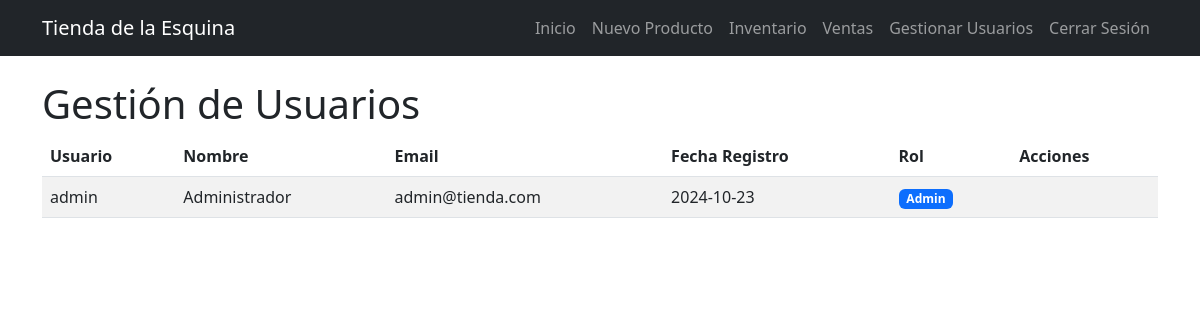
/admin/usuarios (signed in), run on an earlier commit of the app's database.
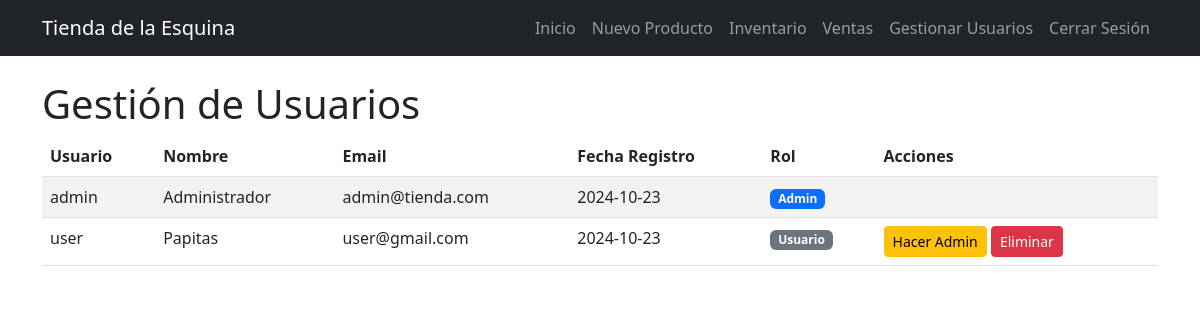
And on a later commit of the database.
### app.py (models this page shows)
class Usuario(db.Model):
    id = db.Column(db.Integer, primary_key=True)
    username = db.Column(db.String(80), unique=True, nullable=False)
    password = db.Column(db.String(120), nullable=False)
    email = db.Column(db.String(120), unique=True, nullable=False)
    nombre = db.Column(db.String(100))
    es_admin = db.Column(db.Boolean, default=False)
    fecha_registro = db.Column(db.DateTime, default=datetime.utcnow)
    ventas = db.relationship('Venta', backref='usuario', lazy=True)

### app.py (the view)
@app.route('/admin/usuarios')
@admin_required
def admin_usuarios():
    usuarios = Usuario.query.all()
    return render_template('admin_usuarios.html', usuarios=usuarios)

### app.py (called while the page is built)
def admin_required(f):
    @wraps(f)
    def decorated_function(*args, **kwargs):
        if 'usuario_id' not in session:
            flash('Por favor inicia sesión para acceder')
            return redirect(url_for('login'))
        usuario = Usuario.query.get(session['usuario_id'])
        if not usuario or not usuario.es_admin:
            flash('Acceso no autorizado')
            return redirect(url_for('inicio'))
        return f(*args, **kwargs)
    return decorated_function

### templates/admin_usuarios.html
{% extends "base.html" %}
{% block contenido %}
<h1>Gestión de Usuarios</h1>
<div class="table-responsive">
    <table class="table table-striped">
        <thead>
            <tr>
                <th>Usuario</th>
                <th>Nombre</th>
                <th>Email</th>
                <th>Fecha Registro</th>
                <th>Rol</th>
                <th>Acciones</th>
            </tr>
        </thead>
        <tbody>
            {% for usuario in usuarios %}
            <tr>
                <td>{{ usuario.username }}</td>
                <td>{{ usuario.nombre }}</td>
                <td>{{ usuario.email }}</td>
                <td>{{ usuario.fecha_registro.strftime('%Y-%m-%d') }}</td>
                <td>
                    {% if usuario.es_admin %}
                    <span class="badge bg-primary">Admin</span>
                    {% else %}
                    <span class="badge bg-secondary">Usuario</span>
                    {% endif %}
                </td>
                <td>
                    {% if usuario.username != 'admin' %}
                    <form action="{{ url_for('toggle_admin', usuario_id=usuario.id) }}" method="post" class="d-inline">
                        <button type="submit" class="btn btn-warning btn-sm">
                            {% if usuario.es_admin %}
                            Quitar Admin
                            {% else %}
                            Hacer Admin
                            {% endif %}
                        </button>
                    </form>
                    <form action="{{ url_for('eliminar_usuario', usuario_id=usuario.id) }}" method="post" class="d-inline">
                        <button type="submit" class="btn btn-danger btn-sm" onclick="return confirm('¿Estás seguro de eliminar este usuario?')">
                            Eliminar
                        </button>
                    </form>
                    {% endif %}
                </td>
            </tr>
            {% endfor %}
        </tbody>
    </table>
</div>
{% endblock %}

What changed in the data, as far as the page shows it:
added Usuario: username "user", nombre "Papitas", email "user@gmail.com", fecha_registro "2024-10-23", es_admin "Usuario"
